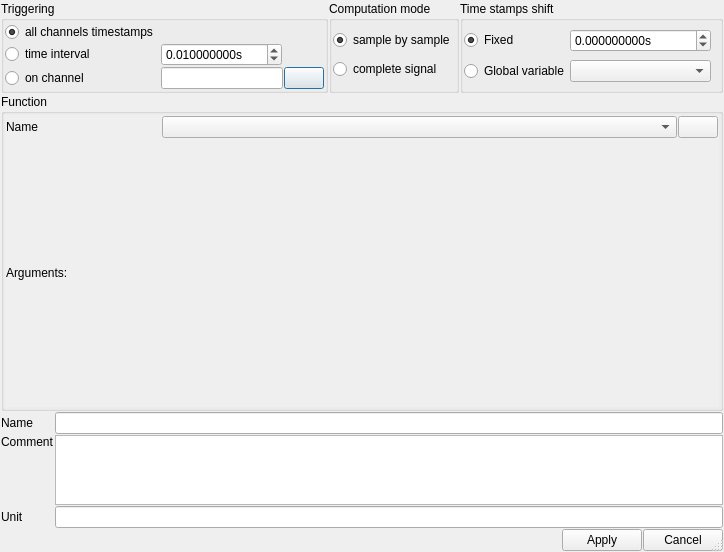
<?xml version="1.0" encoding="UTF-8"?>
<ui version="4.0">
 <class>ComputedChannel</class>
 <widget class="QDialog" name="ComputedChannel">
  <property name="geometry">
   <rect>
    <x>0</x>
    <y>0</y>
    <width>723</width>
    <height>552</height>
   </rect>
  </property>
  <property name="maximumSize">
   <size>
    <width>16777215</width>
    <height>16777215</height>
   </size>
  </property>
  <property name="windowTitle">
   <string>Define new channel</string>
  </property>
  <property name="windowIcon">
   <iconset resource="resource.qrc">
    <normaloff>:/plus.png</normaloff>:/plus.png</iconset>
  </property>
  <property name="sizeGripEnabled">
   <bool>true</bool>
  </property>
  <layout class="QGridLayout" name="gridLayout" rowstretch="0,6,0,1,0,0" columnstretch="0,1,0,0">
   <property name="leftMargin">
    <number>1</number>
   </property>
   <property name="topMargin">
    <number>1</number>
   </property>
   <property name="rightMargin">
    <number>1</number>
   </property>
   <property name="bottomMargin">
    <number>1</number>
   </property>
   <property name="spacing">
    <number>1</number>
   </property>
   <item row="0" column="0" colspan="2">
    <widget class="QGroupBox" name="groupBox_3">
     <property name="title">
      <string>Triggering</string>
     </property>
     <layout class="QGridLayout" name="gridLayout_8">
      <property name="leftMargin">
       <number>1</number>
      </property>
      <property name="topMargin">
       <number>1</number>
      </property>
      <property name="rightMargin">
       <number>1</number>
      </property>
      <property name="bottomMargin">
       <number>1</number>
      </property>
      <property name="spacing">
       <number>1</number>
      </property>
      <item row="0" column="0">
       <widget class="QRadioButton" name="triggering_on_all">
        <property name="minimumSize">
         <size>
          <width>155</width>
          <height>0</height>
         </size>
        </property>
        <property name="text">
         <string>all channels timestamps</string>
        </property>
        <property name="checked">
         <bool>true</bool>
        </property>
       </widget>
      </item>
      <item row="4" column="0">
       <widget class="QRadioButton" name="triggering_on_channel">
        <property name="text">
         <string>on channel</string>
        </property>
       </widget>
      </item>
      <item row="1" column="2">
       <spacer name="horizontalSpacer_8">
        <property name="orientation">
         <enum>Qt::Orientation::Horizontal</enum>
        </property>
        <property name="sizeHint" stdset="0">
         <size>
          <width>40</width>
          <height>20</height>
         </size>
        </property>
       </spacer>
      </item>
      <item row="4" column="1" colspan="2">
       <widget class="QLineEdit" name="trigger_channel">
        <property name="frame">
         <bool>true</bool>
        </property>
       </widget>
      </item>
      <item row="4" column="3">
       <widget class="QPushButton" name="trigger_search_btn">
        <property name="text">
         <string/>
        </property>
        <property name="icon">
         <iconset resource="resource.qrc">
          <normaloff>:/search.png</normaloff>:/search.png</iconset>
        </property>
       </widget>
      </item>
      <item row="1" column="0">
       <widget class="QRadioButton" name="triggering_on_interval">
        <property name="text">
         <string>time interval</string>
        </property>
       </widget>
      </item>
      <item row="1" column="1">
       <widget class="QDoubleSpinBox" name="trigger_interval">
        <property name="minimumSize">
         <size>
          <width>121</width>
          <height>0</height>
         </size>
        </property>
        <property name="suffix">
         <string>s</string>
        </property>
        <property name="decimals">
         <number>9</number>
        </property>
        <property name="minimum">
         <double>0.000001000000000</double>
        </property>
        <property name="maximum">
         <double>10.000000000000000</double>
        </property>
        <property name="singleStep">
         <double>0.100000000000000</double>
        </property>
        <property name="stepType">
         <enum>QAbstractSpinBox::StepType::DefaultStepType</enum>
        </property>
        <property name="value">
         <double>0.010000000000000</double>
        </property>
       </widget>
      </item>
     </layout>
    </widget>
   </item>
   <item row="0" column="2">
    <widget class="QGroupBox" name="groupBox_2">
     <property name="title">
      <string>Computation mode</string>
     </property>
     <layout class="QGridLayout" name="gridLayout_2" columnstretch="0">
      <property name="leftMargin">
       <number>1</number>
      </property>
      <property name="topMargin">
       <number>1</number>
      </property>
      <property name="rightMargin">
       <number>1</number>
      </property>
      <property name="bottomMargin">
       <number>1</number>
      </property>
      <property name="spacing">
       <number>1</number>
      </property>
      <item row="0" column="0">
       <widget class="QRadioButton" name="sample_by_sample">
        <property name="toolTip">
         <string>&lt;!DOCTYPE HTML PUBLIC &quot;-//W3C//DTD HTML 4.0//EN&quot; &quot;http://www.w3.org/TR/REC-html40/strict.dtd&quot;&gt;
&lt;html&gt;&lt;head&gt;&lt;meta name=&quot;qrichtext&quot; content=&quot;1&quot; /&gt;&lt;meta charset=&quot;utf-8&quot; /&gt;&lt;style type=&quot;text/css&quot;&gt;
p, li { white-space: pre-wrap; }
hr { height: 1px; border-width: 0; }
&lt;/style&gt;&lt;/head&gt;&lt;body style=&quot; font-family:'Segoe UI'; font-size:9pt; font-weight:400; font-style:normal;&quot;&gt;
&lt;ul style=&quot;margin-top: 0px; margin-bottom: 0px; margin-left: 0px; margin-right: 0px; -qt-list-indent: 1;&quot;&gt;&lt;li style=&quot; font-family:'MS Shell Dlg 2'; font-size:8pt;&quot; style=&quot; margin-top:12px; margin-bottom:0px; margin-left:0px; margin-right:0px; -qt-block-indent:0; text-indent:0px;&quot;&gt;the function will be called several times for each of the individual time stamp in the time base&lt;/li&gt;
&lt;li style=&quot; font-family:'MS Shell Dlg 2'; font-size:8pt;&quot; style=&quot; margin-top:0px; margin-bottom:0px; margin-left:0px; margin-right:0px; -qt-block-indent:0; text-indent:0px;&quot;&gt;earch argument will receive the signal sample at the current time stamp&lt;/li&gt;
&lt;li style=&quot; font-family:'MS Shell Dlg 2'; font-size:8pt;&quot; style=&quot; margin-top:0px; margin-bottom:0px; margin-left:0px; margin-right:0px; -qt-block-indent:0; text-indent:0px;&quot;&gt;the&lt;span style=&quot; font-weight:700; font-style:italic;&quot;&gt; t&lt;/span&gt; argument will receive the current time stamp value&lt;/li&gt;&lt;/ul&gt;&lt;/body&gt;&lt;/html&gt;</string>
        </property>
        <property name="text">
         <string>sample by sample</string>
        </property>
        <property name="checked">
         <bool>true</bool>
        </property>
       </widget>
      </item>
      <item row="1" column="0">
       <widget class="QRadioButton" name="complete_signal">
        <property name="toolTip">
         <string>&lt;!DOCTYPE HTML PUBLIC &quot;-//W3C//DTD HTML 4.0//EN&quot; &quot;http://www.w3.org/TR/REC-html40/strict.dtd&quot;&gt;
&lt;html&gt;&lt;head&gt;&lt;meta name=&quot;qrichtext&quot; content=&quot;1&quot; /&gt;&lt;meta charset=&quot;utf-8&quot; /&gt;&lt;style type=&quot;text/css&quot;&gt;
p, li { white-space: pre-wrap; }
hr { height: 1px; border-width: 0; }
&lt;/style&gt;&lt;/head&gt;&lt;body style=&quot; font-family:'Segoe UI'; font-size:9pt; font-weight:400; font-style:normal;&quot;&gt;
&lt;ul style=&quot;margin-top: 0px; margin-bottom: 0px; margin-left: 0px; margin-right: 0px; -qt-list-indent: 1;&quot;&gt;&lt;li style=&quot; font-family:'MS Shell Dlg 2'; font-size:8pt;&quot; style=&quot; margin-top:0px; margin-bottom:0px; margin-left:0px; margin-right:0px; -qt-block-indent:0; text-indent:0px;&quot;&gt;the function will be called only once&lt;/li&gt;
&lt;li style=&quot; font-family:'MS Shell Dlg 2'; font-size:8pt;&quot; style=&quot; margin-top:0px; margin-bottom:0px; margin-left:0px; margin-right:0px; -qt-block-indent:0; text-indent:0px;&quot;&gt;each argument will receive the complete signal ndarray&lt;/li&gt;&lt;/ul&gt;
&lt;ul style=&quot;margin-top: 0px; margin-bottom: 0px; margin-left: 0px; margin-right: 0px; -qt-list-indent: 1;&quot;&gt;&lt;li style=&quot; font-family:'MS Shell Dlg 2'; font-size:8pt;&quot; style=&quot; margin-top:0px; margin-bottom:0px; margin-left:0px; margin-right:0px; -qt-block-indent:0; text-indent:0px;&quot;&gt;the&lt;span style=&quot; font-style:italic;&quot;&gt; &lt;/span&gt;&lt;span style=&quot; font-weight:700; font-style:italic;&quot;&gt;t&lt;/span&gt;&lt;span style=&quot; font-style:italic;&quot;&gt; &lt;/span&gt;argument will receive the complete time base ndarray&lt;/li&gt;&lt;/ul&gt;&lt;/body&gt;&lt;/html&gt;</string>
        </property>
        <property name="text">
         <string>complete signal</string>
        </property>
        <property name="checked">
         <bool>false</bool>
        </property>
       </widget>
      </item>
     </layout>
    </widget>
   </item>
   <item row="0" column="3">
    <widget class="QGroupBox" name="groupBox_4">
     <property name="title">
      <string>Time stamps shift</string>
     </property>
     <layout class="QGridLayout" name="gridLayout_3" columnstretch="0,0,1">
      <property name="leftMargin">
       <number>1</number>
      </property>
      <property name="topMargin">
       <number>1</number>
      </property>
      <property name="rightMargin">
       <number>1</number>
      </property>
      <property name="bottomMargin">
       <number>1</number>
      </property>
      <property name="spacing">
       <number>1</number>
      </property>
      <item row="0" column="0">
       <widget class="QRadioButton" name="shift_type_fixed">
        <property name="text">
         <string>Fixed</string>
        </property>
        <property name="checked">
         <bool>true</bool>
        </property>
       </widget>
      </item>
      <item row="1" column="1">
       <widget class="QComboBox" name="global_variable_timestamps_shift"/>
      </item>
      <item row="0" column="1">
       <widget class="QDoubleSpinBox" name="fixed_timestamps_shift">
        <property name="suffix">
         <string>s</string>
        </property>
        <property name="decimals">
         <number>9</number>
        </property>
        <property name="minimum">
         <double>-2592000.000000000000000</double>
        </property>
        <property name="maximum">
         <double>2592000.000000000000000</double>
        </property>
       </widget>
      </item>
      <item row="1" column="0">
       <widget class="QRadioButton" name="shift_type_global">
        <property name="text">
         <string>Global variable</string>
        </property>
       </widget>
      </item>
      <item row="1" column="2">
       <widget class="QLabel" name="global_variable_timstamps_shift_description">
        <property name="text">
         <string/>
        </property>
       </widget>
      </item>
     </layout>
    </widget>
   </item>
   <item row="1" column="0" colspan="4">
    <widget class="QGroupBox" name="groupBox">
     <property name="title">
      <string>Function</string>
     </property>
     <layout class="QVBoxLayout" name="verticalLayout">
      <property name="spacing">
       <number>1</number>
      </property>
      <property name="leftMargin">
       <number>1</number>
      </property>
      <property name="topMargin">
       <number>1</number>
      </property>
      <property name="rightMargin">
       <number>1</number>
      </property>
      <property name="bottomMargin">
       <number>1</number>
      </property>
      <item>
       <widget class="QScrollArea" name="scrollArea">
        <property name="frameShape">
         <enum>QFrame::Shape::NoFrame</enum>
        </property>
        <property name="lineWidth">
         <number>0</number>
        </property>
        <property name="widgetResizable">
         <bool>true</bool>
        </property>
        <widget class="QWidget" name="args_widget">
         <property name="geometry">
          <rect>
           <x>0</x>
           <y>0</y>
           <width>717</width>
           <height>312</height>
          </rect>
         </property>
         <layout class="QGridLayout" name="arg_layout">
          <property name="leftMargin">
           <number>1</number>
          </property>
          <property name="topMargin">
           <number>1</number>
          </property>
          <property name="rightMargin">
           <number>1</number>
          </property>
          <property name="bottomMargin">
           <number>1</number>
          </property>
          <property name="spacing">
           <number>1</number>
          </property>
          <item row="0" column="2">
           <widget class="QPushButton" name="show_definition_btn">
            <property name="text">
             <string/>
            </property>
            <property name="icon">
             <iconset resource="resource.qrc">
              <normaloff>:/info.png</normaloff>:/info.png</iconset>
            </property>
           </widget>
          </item>
          <item row="1" column="1">
           <spacer name="horizontalSpacer">
            <property name="orientation">
             <enum>Qt::Orientation::Horizontal</enum>
            </property>
            <property name="sizeHint" stdset="0">
             <size>
              <width>40</width>
              <height>20</height>
             </size>
            </property>
           </spacer>
          </item>
          <item row="0" column="0">
           <widget class="QLabel" name="func_name_label">
            <property name="minimumSize">
             <size>
              <width>155</width>
              <height>0</height>
             </size>
            </property>
            <property name="text">
             <string>Name</string>
            </property>
           </widget>
          </item>
          <item row="0" column="1">
           <widget class="QComboBox" name="functions"/>
          </item>
          <item row="1" column="0">
           <widget class="QLabel" name="label">
            <property name="text">
             <string>Arguments:</string>
            </property>
           </widget>
          </item>
         </layout>
        </widget>
       </widget>
      </item>
     </layout>
    </widget>
   </item>
   <item row="2" column="0">
    <widget class="QLabel" name="name_label">
     <property name="text">
      <string>Name</string>
     </property>
    </widget>
   </item>
   <item row="2" column="1" colspan="3">
    <widget class="QLineEdit" name="name">
     <property name="inputMask">
      <string/>
     </property>
     <property name="text">
      <string/>
     </property>
     <property name="placeholderText">
      <string/>
     </property>
    </widget>
   </item>
   <item row="3" column="0">
    <widget class="QLabel" name="label_8">
     <property name="text">
      <string>Comment</string>
     </property>
     <property name="alignment">
      <set>Qt::AlignmentFlag::AlignLeading|Qt::AlignmentFlag::AlignLeft|Qt::AlignmentFlag::AlignTop</set>
     </property>
    </widget>
   </item>
   <item row="3" column="1" colspan="3">
    <widget class="QPlainTextEdit" name="comment"/>
   </item>
   <item row="4" column="0">
    <widget class="QLabel" name="label_6">
     <property name="text">
      <string>Unit</string>
     </property>
    </widget>
   </item>
   <item row="4" column="1" colspan="3">
    <widget class="QLineEdit" name="unit">
     <property name="placeholderText">
      <string/>
     </property>
    </widget>
   </item>
   <item row="5" column="3">
    <layout class="QHBoxLayout" name="horizontalLayout_2">
     <item>
      <spacer name="horizontalSpacer_2">
       <property name="orientation">
        <enum>Qt::Orientation::Horizontal</enum>
       </property>
       <property name="sizeHint" stdset="0">
        <size>
         <width>40</width>
         <height>20</height>
        </size>
       </property>
      </spacer>
     </item>
     <item>
      <widget class="QPushButton" name="apply_btn">
       <property name="text">
        <string>Apply</string>
       </property>
      </widget>
     </item>
     <item>
      <widget class="QPushButton" name="cancel_btn">
       <property name="text">
        <string>Cancel</string>
       </property>
      </widget>
     </item>
    </layout>
   </item>
  </layout>
 </widget>
 <tabstops>
  <tabstop>triggering_on_all</tabstop>
  <tabstop>triggering_on_interval</tabstop>
  <tabstop>trigger_interval</tabstop>
  <tabstop>triggering_on_channel</tabstop>
  <tabstop>trigger_channel</tabstop>
  <tabstop>trigger_search_btn</tabstop>
  <tabstop>sample_by_sample</tabstop>
  <tabstop>complete_signal</tabstop>
  <tabstop>scrollArea</tabstop>
  <tabstop>functions</tabstop>
  <tabstop>show_definition_btn</tabstop>
  <tabstop>name</tabstop>
  <tabstop>comment</tabstop>
  <tabstop>unit</tabstop>
 </tabstops>
 <resources>
  <include location="resource.qrc"/>
 </resources>
 <connections/>
</ui>
